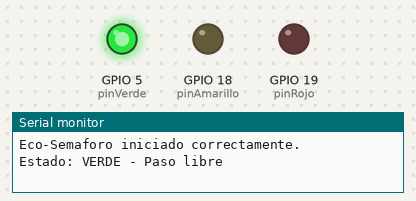
The sketch below on a simulated ESP32. Shown: output pins drawn as LEDs (lit = HIGH), the last lines printed to the serial monitor.

Above: at 1.5 s.
At 3.5 s:
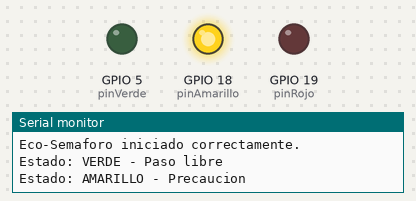
At 5.5 s:
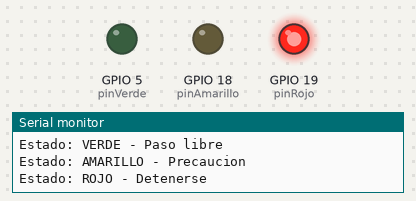
Timing chart, 0 to 9.1 s (numbered marks = the images above):
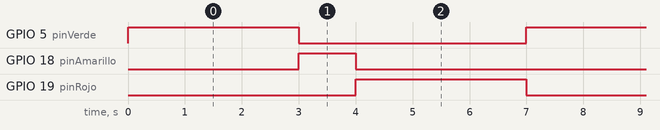

Measured:
- by itself, GPIO 5 (pinVerde), GPIO 19 (pinRojo): alternates HIGH for 3.0 s and LOW for 4.0 s
- by itself, GPIO 18 (pinAmarillo): alternates HIGH for 1.0 s and LOW for 6.0 s
- by itself, everything shown: repeats every 7.0 s, in 3 steps

The sketch:

eco_semaforo.ino
```cpp
// Video 05: Eco-Semaforo (Migracion de Wokwi a ESP32 Real)

// CAMBIO DE ESCENARIO: Ajusta los tiempos de cada luz en milisegundos (1000 ms = 1 seg)
// Cruce escolar lento: tiempoVerde = 5000 | Prueba rapida en clase: tiempoVerde = 2000
const int tiempoVerde = 3000;
const int tiempoAmarillo = 1000;
const int tiempoRojo = 3000;

const int pinRojo = 19;
const int pinAmarillo = 18;
const int pinVerde = 5;

void setup() {
  Serial.begin(115200);
  pinMode(pinRojo, OUTPUT);
  pinMode(pinAmarillo, OUTPUT);
  pinMode(pinVerde, OUTPUT);
  Serial.println("Eco-Semaforo iniciado correctamente.");
}

void loop() {
  Serial.println("Estado: VERDE - Paso libre");
  digitalWrite(pinVerde, HIGH);
  digitalWrite(pinAmarillo, LOW);
  digitalWrite(pinRojo, LOW);
  delay(tiempoVerde);

  Serial.println("Estado: AMARILLO - Precaucion");
  digitalWrite(pinVerde, LOW);
  digitalWrite(pinAmarillo, HIGH);
  digitalWrite(pinRojo, LOW);
  delay(tiempoAmarillo);

  Serial.println("Estado: ROJO - Detenerse");
  digitalWrite(pinVerde, LOW);
  digitalWrite(pinAmarillo, LOW);
  digitalWrite(pinRojo, HIGH);
  delay(tiempoRojo);
}
```
